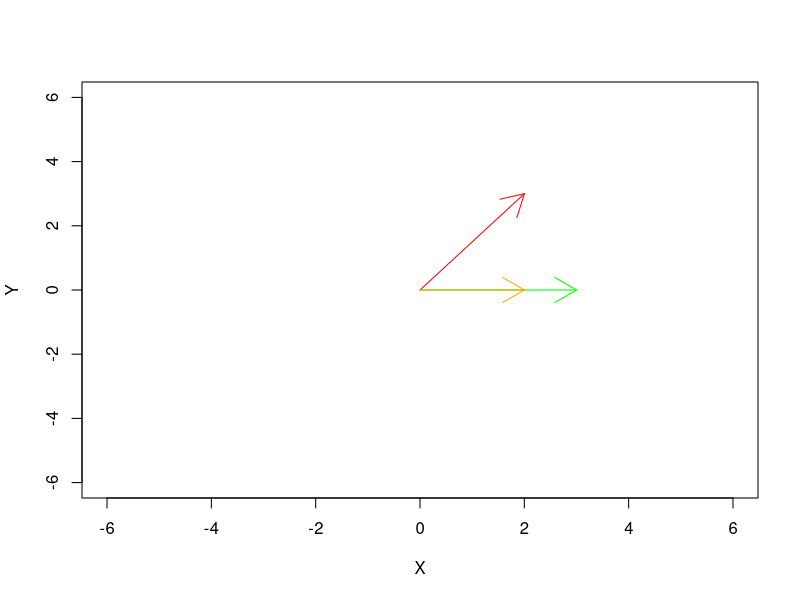
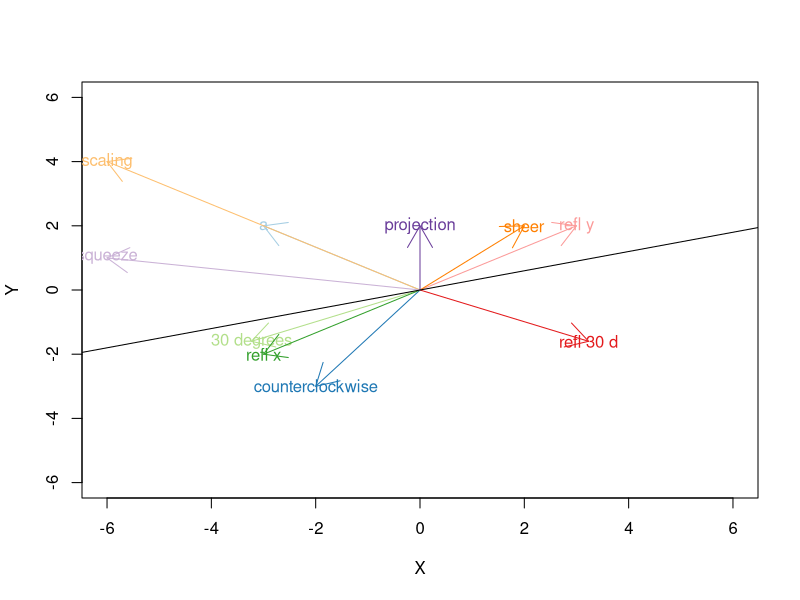
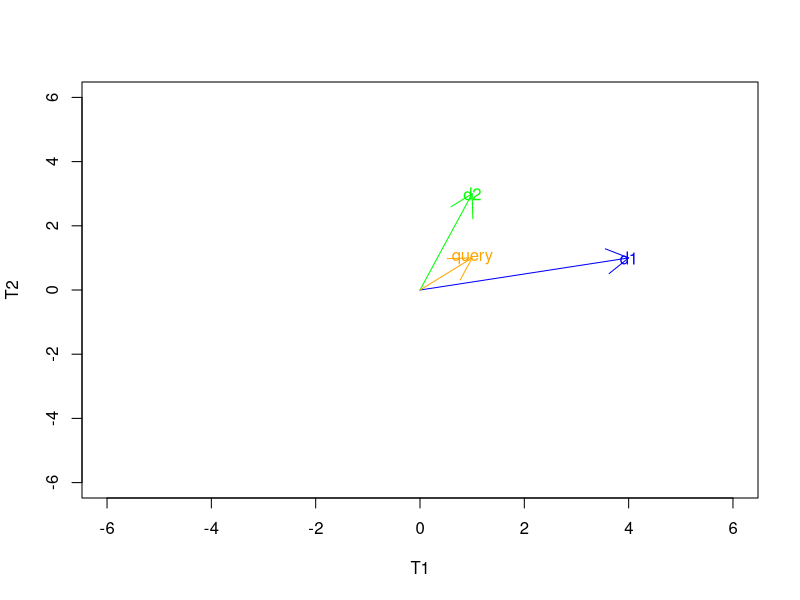
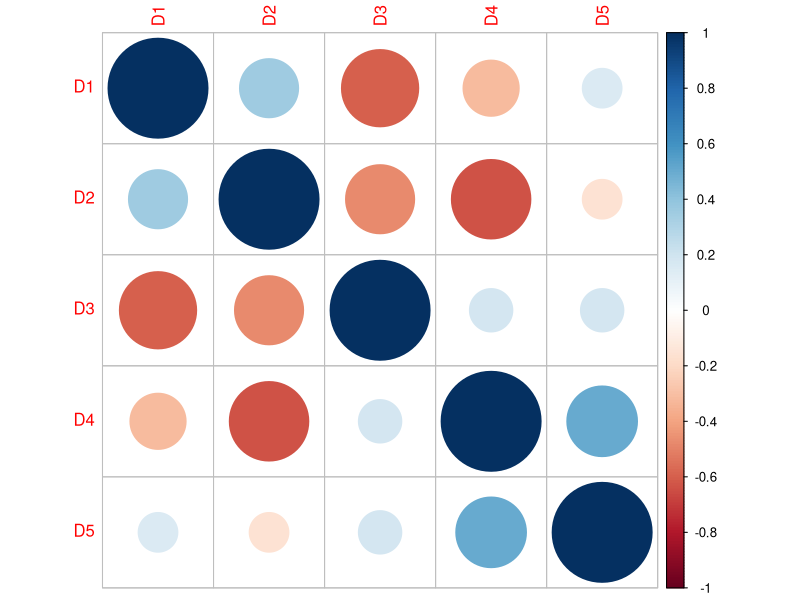

These figures' R source, in order: (Note: this script raises an error after producing the figures.)
### VECTORS
# vector opposite
v1 <- c(2,3)
-v1
# parallel
v1+1
# addition
v2 <- rev(v1)
v1+v2
# substraction
v1-v2
# scalar product
2*v1
## norm
sqrt((v1[1]^2+v1[2]^2))
norm(c(2,3), type="2")
# dot product
v1 %*% v2
# projection
v2 <- c(3,0)

pv1v2 <- as.vector((v1 %*% v2)/(v2 %*% v2)) * v2
plot(NULL, xlim=c(-6,6), ylim=c(-6,6), xlab="X", ylab="Y")
arrows(x0=0, y0=0, x1=v1[1], y1=v1[2], col="red")
arrows(x0=0, y0=0, x1=v2[1], y1=v2[2], col="green")
arrows(x0=0, y0=0, x1=pv1v2[1], y1=pv1v2[2], col="orange")






#### VECTOR SPACE

u <- c(2,3,4)
v <- c(3,5,7)
w <- c(6,3,1)
# Associativity of vector addition
all(u+(v+w)==(u+v)+w)
# Commutativity of vector addition
all(u+v==v+u)
#Identity element of vector addition
all(v+0==v)
#Inverse elements of vector addition
v+(-v)
#Compatibility of scalar multiplication with field multiplication
a=3
b=8
all(a*(b*v)==(a*b)*v)
#Identity element of scalar multiplication
all(1*v==v)
#Distributivity of scalar multiplication with respect to vector addition
all(a*(u+v)==a*u+a*v)
#Distributivity of scalar multiplication with respect to field addition
all((a+b)*v==a*v+b*v)



### LINEAR MAPS

f <- function(v){
  result <- NA
  if (length(v==2)){
    result <- c(2*v[1], v[2])
  }
  else{
    print("length(v) must equal 2")
  }
  return(result)
}

a <- c(-3,2)
b <- c(2,2)
f(a)
f(b)
all(f(a+b)==(f(a)+f(b)))
all(6*f(a)==f(6*a))

linMap <- function(v, m){
  result <- NA
  res <- m %*% v
  return(res)
}
vlist=vector(mode = "list", length = 10)
vlist[[1]]<-a
# rotation
# 90 degrees counterclockwise
vlist[[2]] <- linMap(a, matrix(c(0,-1,1,0), nrow=2, ncol=2, byrow=TRUE))
# using d degree angle counterclockwise
d=pi / 3
vlist[[3]] <- linMap(a, matrix(c(cos(d),-sin(d),sin(d),cos(d)), nrow=2, ncol=2, byrow=TRUE))
# reflection
# x axis
vlist[[4]] <- linMap(a, matrix(c(1,0,0,-1), nrow=2, ncol=2, byrow=TRUE))
# y axis
vlist[[5]] <- linMap(a, matrix(c(-1,0,0,1), nrow=2, ncol=2, byrow=TRUE))
# line of d degrees with x axis
vlist[[6]] <- linMap(a, matrix(c(cos(2*d),sin(2*d),sin(2*d),-cos(2*d)), nrow=2, ncol=2, byrow=TRUE))
# scaling
s=2
vlist[[7]] <- linMap(a, matrix(c(s,0,0,s), nrow=2, ncol=2, byrow=TRUE))
# horizontal sheer
m=2.5
vlist[[8]] <- linMap(a, matrix(c(1,m,0,1), nrow=2, ncol=2, byrow=TRUE))
# squeeze
k=2
vlist[[9]] <- linMap(a, matrix(c(k,0,0,1/k), nrow=2, ncol=2, byrow=TRUE))
# projection onto the y axis
vlist[[10]] <- linMap(a, matrix(c(0,0,0,1), nrow=2, ncol=2, byrow=TRUE))


library(RColorBrewer)
labls <- c("a", "counterclockwise", "30 degrees", "refl x", "refl y", "refl 30 d", "scaling", "sheer", "squeeze", "projection")
col <- brewer.pal(n = 10, name = "Paired")
plot(NULL, xlim=c(-6,6), ylim=c(-6,6), xlab="X", ylab="Y")
sapply(1:10, function(i,v=vlist,c=col,l=labls){
  arrows(x0=0, y0=0, x1=v[[i]][1], y1=v[[i]][2], col=c[i])
  text(v[[i]][1], v[[i]][2], l[i], col=c[i])
}, vlist, col, labls)
abline(a=0, b=0.3)
dev.off()





### MATRICES


rm(list=ls())
# matrices
# matrix creation
munif <- function(x, y){
  print(x)
  print(y)
  mres <- matrix(nrow=x, ncol=y)
  for(i in 1:x){
    mres[i,] <- runif(y)
  }
  return(mres)
}

mdat <- munif(10, 5)
#Row vector
mdat[1,]
#Column vectors
mdat[,1]
#Submatrix
mdat[1:9, 1:4]
#Addition
mdat[1:2,]
mdat[1:2,]+mdat[1,]
mdat[1:2,]+mdat[1:2,]
#Scalar multiplication
10*mdat[1:2,]
#Transposition
t(mdat[1:2,])
#Matrix multiplication
mdat %*% mdat[2,] 





### LINEAR EQUATION

rm(list=ls())

m <- matrix(c(2,3,5,-1), nrow=2, ncol=2, byrow = TRUE)
o <- c(8,-2)

v <- solve(m, o)
v

m %*% v 




### EIGEN DECOMPOSITION

rm(list=ls())
m <- matrix(c(-5,2,2,4), nrow=2, ncol=2, byrow = TRUE)
m

e <- eigen(m)
e

# verification
# first eigenvector
m %*% e$vectors[,1]
e$values[1]*e$vectors[,1]
# second eigenvector
m %*% e$vectors[,2]
e$values[2]*e$vectors[,2]



### VECTOR SPACE MODEL

rm(list=ls())

m <- matrix(c(4,1,1,3), nrow=2, ncol=2, byrow = TRUE)
row.names(m) <- c("d1", "d2")
colnames(m) <- c("T1", "T2")
m


cosineDist <- function(v1, v2){
  return(sum(v1*v2)/(sqrt(sum(v1^2))*sqrt(sum(v2^2))))
}


query <- c(1,1)

similarity <- apply(m, 1, function(x, q=query){
  cosineDist(x, q)
}, query)

sort(similarity, decreasing = TRUE)

plot(NULL, xlim=c(-6,6), ylim=c(-6,6), xlab="T1", ylab="T2")
arrows(x0=0, y0=0, x1=m[1,1], y1=m[1,2], col="blue")
text(m[1,1], m[1,2], "d1", col="blue")
arrows(x0=0, y0=0, x1=m[2,1], y1=m[2,2], col="green")
text(m[2,1], m[2,2], "d2", col="green")
arrows(x0=0, y0=0, x1=query[1], y1=query[2], col="orange")
text(query[1], query[2], "query", col="orange")




### DISTANCES

rm(list=ls())
# functions
munif <- function(x, y){
  print(x)
  print(y)
  mres <- matrix(nrow=x, ncol=y)
  for(i in 1:length(mres[,1])){
    mres[i,] <- runif(y)
  }
  return(mres)
}

mdat <- munif(10, 5)
#euclidean
dist(mdat, method = "euclidean")
# manhattan
dist(mdat, method = "manhattan")
# cosine
# for loop
dm <- matrix(nrow=length(mdat[,1]), ncol=length(mdat[,1]))


for (i in 1:(length(mdat[,1]))){
  for (j in (i):length(mdat[,1])){
    #print(paste("i=", i , ", j=", j, sep=""))
    dm[i,j] <- cor(mdat[i,], mdat[j,], method = "pearson")
    dm[j,i] <- dm[i,j]
  }
  dm[i,i]<-1
}

# sapply
dms <- sapply(seq(1:length(mdat[,1])), function(i, m=mdat){
  sapply(seq(1:length(mdat[,1])), function(j, mm=m){
    #print(paste("i=", i, ", j=", j, sep=""))
    return(cor(mm[i,], mm[j,], method="pearson"))
  },m)
}, mdat)




### DISTANCE MATRIX

rm(list=ls())
#install.packages(c("Hmisc", "corrplot"))
library("Hmisc")
library("corrplot")

D1 <- "Text mining is to find useful information from text"
D2 <- "Useful information is mined from text"
D3 <- "dark came"
D4 <- "mining in the dark is hard"
D5 <- "a dark text on mining"

H <- tolower(c(D1, D2, D3, D4, D5))
H <- unlist(strsplit(H, " "))
H <- H[!duplicated(H)]
H <- H[-which(H %in% c("a", "is", "to", "the", "in", "from", "on"))]

TD <- matrix(nrow=5, ncol=length(H))
TD[1,] <- c(1,1,1,1,1,0,0,0,0)
TD[2,] <- c(1,0,0,1,1,1,0,0,0)
TD[3,] <- c(0,0,0,0,0,0,1,1,0)
TD[4,] <- c(0,1,0,0,0,0,1,0,1)
TD[5,] <- c(1,1,0,0,0,0,1,0,0)
colnames(TD) <- H
row.names(TD) <- c("D1", "D2", "D3", "D4", "D5")

mydata.rcorr = rcorr(as.matrix(t(TD)))
mydata.coeff = mydata.rcorr$r
mydata.p = mydata.rcorr$P
corrplot(mydata.coeff)
#corrplot(mydata.coeff, p.mat=mydata.p, sig.level = 0.5)


### HOW MUCH RAM DO I NEED?

howMuchRam <- function(l, c){
  return(l*c*8/(10^9))
}

v <- c(1, 10, 100, 1000, 10000, 50000, 100000, 250000, 500000, 750000, 1000000)
res <- matrix(nrow=length(v), ncol=length(v))

for (i in 1:length(v)){
  for (j in 1:length(v)){
    res[i, j] <- howMuchRam(v[i], v[j])
  }
}

row.names(res) <- v
colnames(res) <- v
res


### PARALLELIZATION AND TIMING

rm(list=ls())
library(parallel)

munif <- function(x, y){
  mres <- matrix(nrow=x, ncol=y)
  for(i in 1:length(mres[,1])){
    mres[i,] <- runif(10)
  }
  return(mres)
}
mdat <- munif(1000000, 10)

system.time(test1 <- apply(mdat, 1, mean))

no_cores <- detectCores()
clust <- makeCluster(no_cores)
system.time(test2 <- parApply(clust, mdat, function(x){mean(x)}))
stopCluster(clust)
